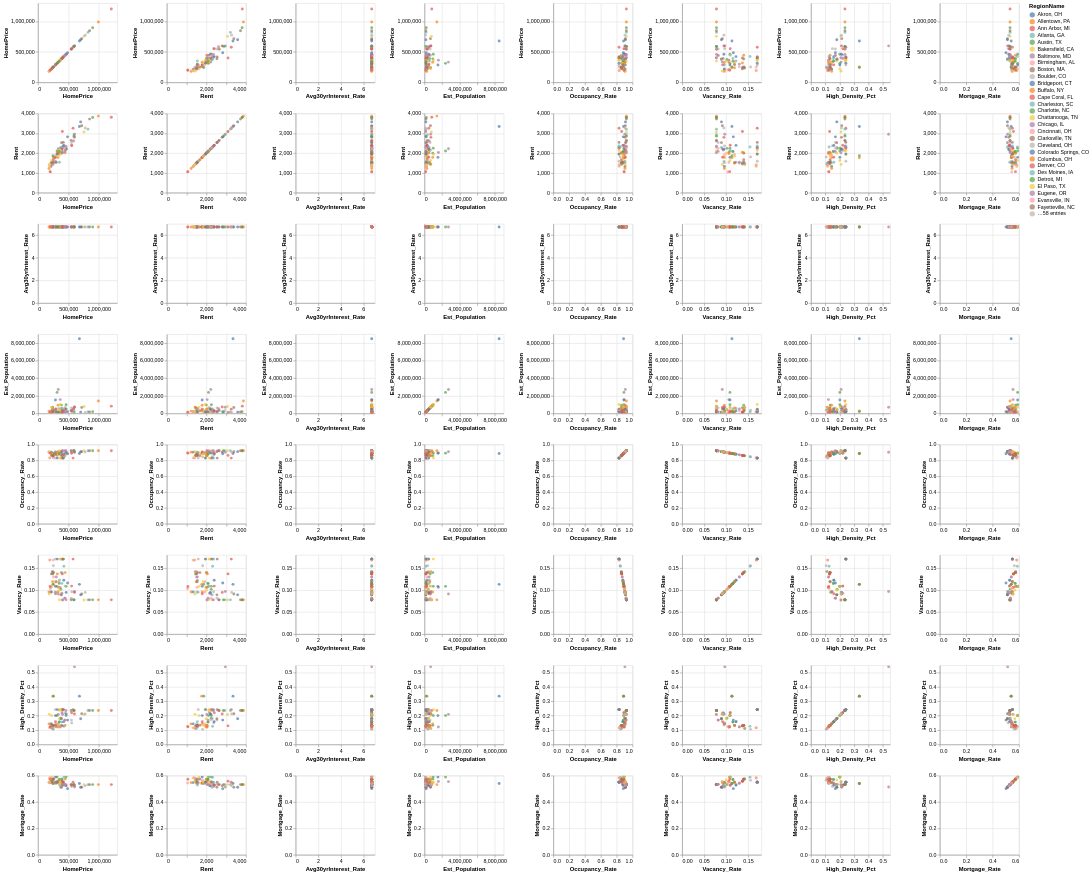

The cell this chart's notebook holds for it:
### Code cell
#Create dataframe containing average for each city across time
city_avg = combined_df.groupby('RegionName').mean(numeric_only=True).reset_index()
#Dataframes for each year
combined_2020 = combined_df[combined_df['Year'] == 2020].copy()
combined_2024 = combined_df[combined_df['Year'] == 2024].copy()
print(combined_2024.head())
#Scatter plot matrix to graph the correlation between variables in combined_df
alt.Chart(combined_2024).mark_circle().encode(
    alt.X(alt.repeat("column"), type='quantitative'),
    alt.Y(alt.repeat("row"), type='quantitative'),
    color='RegionName:N'
).properties(
    width=150,
    height=150
).repeat(
    row=['HomePrice','Rent','Avg30yrInterest_Rate','Est_Population','Occupancy_Rate','Vacancy_Rate','High_Density_Pct','Mortgage_Rate'],
    column=['HomePrice','Rent','Avg30yrInterest_Rate','Est_Population','Occupancy_Rate','Vacancy_Rate','High_Density_Pct','Mortgage_Rate']
).interactive()

### Figure 1 — Vega-Lite specification as saved in the notebook (floating-point values rounded to 4 significant figures)
{"config": {"view": {"continuousWidth": 300, "continuousHeight": 300}}, "repeat": {"column": ["HomePrice", "Rent", "Avg30yrInterest_Rate", "Est_Population", "Occupancy_Rate", "Vacancy_Rate", "High_Density_Pct", "Mortgage_Rate"], "row": ["HomePrice", "Rent", "Avg30yrInterest_Rate", "Est_Population", "Occupancy_Rate", "Vacancy_Rate", "High_Density_Pct", "Mortgage_Rate"]}, "spec": {"data": {"name": "data-af772bf95f946cce9b826d116e6fed05"}, "mark": {"type": "circle"}, "encoding": {"color": {"field": "RegionName", "type": "nominal"}, "x": {"field": {"repeat": "column"}, "type": "quantitative"}, "y": {"field": {"repeat": "row"}, "type": "quantitative"}}, "height": 150, "name": "view_11", "width": 150}, "params": [{"name": "param_11", "select": {"type": "interval", "encodings": ["x", "y"]}, "bind": "scales", "views": ["view_11_child__row_HomePricecolumn_HomePrice", "view_11_child__row_HomePricecolumn_Rent", "view_11_child__row_HomePricecolumn_Avg30yrInterest_Rate", "view_11_child__row_HomePricecolumn_Est_Population", "view_11_child__row_HomePricecolumn_Occupancy_Rate", "view_11_child__row_HomePricecolumn_Vacancy_Rate", "view_11_child__row_HomePricecolumn_High_Density_Pct", "view_11_child__row_HomePricecolumn_Mortgage_Rate", "view_11_child__row_Rentcolumn_HomePrice", "view_11_child__row_Rentcolumn_Rent", "view_11_child__row_Rentcolumn_Avg30yrInterest_Rate", "view_11_child__row_Rentcolumn_Est_Population", "view_11_child__row_Rentcolumn_Occupancy_Rate", "view_11_child__row_Rentcolumn_Vacancy_Rate", "view_11_child__row_Rentcolumn_High_Density_Pct", "view_11_child__row_Rentcolumn_Mortgage_Rate", "view_11_child__row_Avg30yrInterest_Ratecolumn_HomePrice", "view_11_child__row_Avg30yrInterest_Ratecolumn_Rent", "view_11_child__row_Avg30yrInterest_Ratecolumn_Avg30yrInterest_Rate", "view_11_child__row_Avg30yrInterest_Ratecolumn_Est_Population", "view_11_child__row_Avg30yrInterest_Ratecolumn_Occupancy_Rate", "view_11_child__row_Avg30yrInterest_Ratecolumn_Vacancy_Rate", "view_11_child__row_Avg30yrInterest_Ratecolumn_High_Density_Pct", "view_11_child__row_Avg30yrInterest_Ratecolumn_Mortgage_Rate", "view_11_child__row_Est_Populationcolumn_HomePrice", "view_11_child__row_Est_Populationcolumn_Rent", "view_11_child__row_Est_Populationcolumn_Avg30yrInterest_Rate", "view_11_child__row_Est_Populationcolumn_Est_Population", "view_11_child__row_Est_Populationcolumn_Occupancy_Rate", "view_11_child__row_Est_Populationcolumn_Vacancy_Rate", "view_11_child__row_Est_Populationcolumn_High_Density_Pct", "view_11_child__row_Est_Populationcolumn_Mortgage_Rate", "view_11_child__row_Occupancy_Ratecolumn_HomePrice", "view_11_child__row_Occupancy_Ratecolumn_Rent", "view_11_child__row_Occupancy_Ratecolumn_Avg30yrInterest_Rate", "view_11_child__row_Occupancy_Ratecolumn_Est_Population", "view_11_child__row_Occupancy_Ratecolumn_Occupancy_Rate", "view_11_child__row_Occupancy_Ratecolumn_Vacancy_Rate", "view_11_child__row_Occupancy_Ratecolumn_High_Density_Pct", "view_11_child__row_Occupancy_Ratecolumn_Mortgage_Rate", "view_11_child__row_Vacancy_Ratecolumn_HomePrice", "view_11_child__row_Vacancy_Ratecolumn_Rent", "view_11_child__row_Vacancy_Ratecolumn_Avg30yrInterest_Rate", "view_11_child__row_Vacancy_Ratecolumn_Est_Population", "view_11_child__row_Vacancy_Ratecolumn_Occupancy_Rate", "view_11_child__row_Vacancy_Ratecolumn_Vacancy_Rate", "view_11_child__row_Vacancy_Ratecolumn_High_Density_Pct", "view_11_child__row_Vacancy_Ratecolumn_Mortgage_Rate", "view_11_child__row_High_Density_Pctcolumn_HomePrice", "view_11_child__row_High_Density_Pctcolumn_Rent", "view_11_child__row_High_Density_Pctcolumn_Avg30yrInterest_Rate", "view_11_child__row_High_Density_Pctcolumn_Est_Population", "view_11_child__row_High_Density_Pctcolumn_Occupancy_Rate", "view_11_child__row_High_Density_Pctcolumn_Vacancy_Rate", "view_11_child__row_High_Density_Pctcolumn_High_Density_Pct", "view_11_child__row_High_Density_Pctcolumn_Mortgage_Rate", "view_11_child__row_Mortgage_Ratecolumn_HomePrice", "view_11_child__row_Mortgage_Ratecolumn_Rent", "view_11_child__row_Mortgage_Ratecolumn_Avg30yrInterest_Rate", "view_11_child__row_Mortgage_Ratecolumn_Est_Population", "view_11_child__row_Mortgage_Ratecolumn_Occupancy_Rate", "view_11_child__row_Mortgage_Ratecolumn_Vacancy_Rate", "view_11_child__row_Mortgage_Ratecolumn_High_Density_Pct", "view_11_child__row_Mortgage_Ratecolumn_Mortgage_Rate"]}], "$schema": "https://vega.github.io/schema/vega-lite/v5.20.1.json", "datasets": {"data-af772bf95f946cce9b826d116e6fed05": [{"RegionName": "New York, NY", "City": "New York", "State_Abbrev": "NY", "State": "New York", "Year": 2024, "HomePrice": 679600.0, "Rent": 3341.0, "Avg30yrInterest_Rate": 6.721, "Est_Population": 8478072, "Occupancy_Rate": 0.8869, "Vacancy_Rate": 0.1131, "High_Density_Pct": 0.3357, "Mortgage_Rate": 0.5402}, {"RegionName": "Chicago, IL", "City": "Chicago", "State_Abbrev": "IL", "State": "Illinois", "Year": 2024, "HomePrice": 332400.0, "Rent": 2220.0, "Avg30yrInterest_Rate": 6.721, "Est_Population": 2721308, "Occupancy_Rate": 0.9089, "Vacancy_Rate": 0.09106, "High_Density_Pct": 0.2092, "Mortgage_Rate": 0.5543}, {"RegionName": "Houston, TX", "City": "Houston", "State_Abbrev": "TX", "State": "Texas", "Year": 2024, "HomePrice": 312500.0, "Rent": 2106.0, "Avg30yrInterest_Rate": 6.721, "Est_Population": 2390125, "Occupancy_Rate": 0.8914, "Vacancy_Rate": 0.1086, "High_Density_Pct": 0.2004, "Mortgage_Rate": 0.5893}, {"RegionName": "Washington, DC", "City": "Washington", "State_Abbrev": "DC", "State": "District of Columbia", "Year": 2024, "HomePrice": 598900.0, "Rent": 2953.0, "Avg30yrInterest_Rate": 6.721, "Est_Population": 702250, "Occupancy_Rate": 0.9032, "Vacancy_Rate": 0.09676, "High_Density_Pct": 0.539, "Mortgage_Rate": 0.5137}, {"RegionName": "Philadelphia, PA", "City": "Philadelphia", "State_Abbrev": "PA", "State": "Pennsylvania", "Year": 2024, "HomePrice": 364700.0, "Rent": 2034.0, "Avg30yrInterest_Rate": 6.721, "Est_Population": 1573916, "Occupancy_Rate": 0.8938, "Vacancy_Rate": 0.1062, "High_Density_Pct": 0.1211, "Mortgage_Rate": 0.555}, {"RegionName": "Miami, FL", "City": "Miami", "State_Abbrev": "FL", "State": "Florida", "Year": 2024, "HomePrice": 575400.0, "Rent": 3254.0, "Avg30yrInterest_Rate": 6.721, "Est_Population": 487014, "Occupancy_Rate": 0.8294, "Vacancy_Rate": 0.1706, "High_Density_Pct": 0.2422, "Mortgage_Rate": 0.5497}, {"RegionName": "Atlanta, GA", "City": "Atlanta", "State_Abbrev": "GA", "State": "Georgia", "Year": 2024, "HomePrice": 392400.0, "Rent": 2080.0, "Avg30yrInterest_Rate": 6.721, "Est_Population": 520070, "Occupancy_Rate": 0.8847, "Vacancy_Rate": 0.1153, "High_Density_Pct": 0.1555, "Mortgage_Rate": 0.5706}, {"RegionName": "Boston, MA", "City": "Boston", "State_Abbrev": "MA", "State": "Massachusetts", "Year": 2024, "HomePrice": 717900.0, "Rent": 3384.0, "Avg30yrInterest_Rate": 6.721, "Est_Population": 673458, "Occupancy_Rate": 0.9087, "Vacancy_Rate": 0.09132, "High_Density_Pct": 0.2132, "Mortgage_Rate": 0.5124}, {"RegionName": "San Francisco, CA", "City": "San Francisco", "State_Abbrev": "CA", "State": "California", "Year": 2024, "HomePrice": 1203000.0, "Rent": 3810.0, "Avg30yrInterest_Rate": 6.721, "Est_Population": 827526, "Occupancy_Rate": 0.922, "Vacancy_Rate": 0.07796, "High_Density_Pct": 0.2357, "Mortgage_Rate": 0.5319}, {"RegionName": "Riverside, CA", "City": "Riverside", "State_Abbrev": "CA", "State": "California", "Year": 2024, "HomePrice": 591000.0, "Rent": 2928.0, "Avg30yrInterest_Rate": 6.721, "Est_Population": 323757, "Occupancy_Rate": 0.922, "Vacancy_Rate": 0.07796, "High_Density_Pct": 0.2357, "Mortgage_Rate": 0.5319}, {"RegionName": "Detroit, MI", "City": "Detroit", "State_Abbrev": "MI", "State": "Michigan", "Year": 2024, "HomePrice": 240300.0, "Rent": 1451.0, "Avg30yrInterest_Rate": 6.721, "Est_Population": 645705, "Occupancy_Rate": 0.8631, "Vacancy_Rate": 0.1369, "High_Density_Pct": 0.1293, "Mortgage_Rate": 0.5581}, {"RegionName": "Seattle, WA", "City": "Seattle", "State_Abbrev": "WA", "State": "Washington", "Year": 2024, "HomePrice": 755300.0, "Rent": 3064.0, "Avg30yrInterest_Rate": 6.721, "Est_Population": 780995, "Occupancy_Rate": 0.9224, "Vacancy_Rate": 0.07757, "High_Density_Pct": 0.208, "Mortgage_Rate": 0.532}, {"RegionName": "Minneapolis, MN", "City": "Minneapolis", "State_Abbrev": "MN", "State": "Minnesota", "Year": 2024, "HomePrice": 374900.0, "Rent": 2240.0, "Avg30yrInterest_Rate": 6.721, "Est_Population": 428579, "Occupancy_Rate": 0.8983, "Vacancy_Rate": 0.1017, "High_Density_Pct": 0.1817, "Mortgage_Rate": 0.5324}, {"RegionName": "San Diego, CA", "City": "San Diego", "State_Abbrev": "CA", "State": "California", "Year": 2024, "HomePrice": 990700.0, "Rent": 3869.0, "Avg30yrInterest_Rate": 6.721, "Est_Population": 1404452, "Occupancy_Rate": 0.922, "Vacancy_Rate": 0.07796, "High_Density_Pct": 0.2357, "Mortgage_Rate": 0.5319}, {"RegionName": "Tampa, FL", "City": "Tampa", "State_Abbrev": "FL", "State": "Florida", "Year": 2024, "HomePrice": 393700.0, "Rent": 2301.0, "Avg30yrInterest_Rate": 6.721, "Est_Population": 414547, "Occupancy_Rate": 0.8294, "Vacancy_Rate": 0.1706, "High_Density_Pct": 0.2422, "Mortgage_Rate": 0.5497}, {"RegionName": "Denver, CO", "City": "Denver", "State_Abbrev": "CO", "State": "Colorado", "Year": 2024, "HomePrice": 598200.0, "Rent": 2796.0, "Avg30yrInterest_Rate": 6.721, "Est_Population": 729019, "Occupancy_Rate": 0.9052, "Vacancy_Rate": 0.09485, "High_Density_Pct": 0.2115, "Mortgage_Rate": 0.5227}, {"RegionName": "Baltimore, MD", "City": "Baltimore", "State_Abbrev": "MD", "State": "Maryland", "Year": 2024, "HomePrice": 392300.0, "Rent": 2158.0, "Avg30yrInterest_Rate": 6.721, "Est_Population": 568271, "Occupancy_Rate": 0.9068, "Vacancy_Rate": 0.09315, "High_Density_Pct": 0.2203, "Mortgage_Rate": 0.5259}, {"RegionName": "St. Louis, MO", "City": "St. Louis", "State_Abbrev": "MO", "State": "Missouri", "Year": 2024, "HomePrice": 255700.0, "Rent": 1487.0, "Avg30yrInterest_Rate": 6.721, "Est_Population": 279695, "Occupancy_Rate": 0.8701, "Vacancy_Rate": 0.1299, "High_Density_Pct": 0.1221, "Mortgage_Rate": 0.5419}, {"RegionName": "Orlando, FL", "City": "Orlando", "State_Abbrev": "FL", "State": "Florida", "Year": 2024, "HomePrice": 416200.0, "Rent": 2357.0, "Avg30yrInterest_Rate": 6.721, "Est_Population": 334854, "Occupancy_Rate": 0.8294, "Vacancy_Rate": 0.1706, "High_Density_Pct": 0.2422, "Mortgage_Rate": 0.5497}, {"RegionName": "Charlotte, NC", "City": "Charlotte", "State_Abbrev": "NC", "State": "North Carolina", "Year": 2024, "HomePrice": 384200.0, "Rent": 1997.0, "Avg30yrInterest_Rate": 6.721, "Est_Population": 943476, "Occupancy_Rate": 0.8601, "Vacancy_Rate": 0.1399, "High_Density_Pct": 0.1327, "Mortgage_Rate": 0.5733}, {"RegionName": "San Antonio, TX", "City": "San Antonio", "State_Abbrev": "TX", "State": "Texas", "Year": 2024, "HomePrice": 286200.0, "Rent": 1786.0, "Avg30yrInterest_Rate": 6.721, "Est_Population": 1526656, "Occupancy_Rate": 0.8914, "Vacancy_Rate": 0.1086, "High_Density_Pct": 0.2004, "Mortgage_Rate": 0.5893}, {"RegionName": "Portland, OR", "City": "Portland", "State_Abbrev": "OR", "State": "Oregon", "Year": 2024, "HomePrice": 548500.0, "Rent": 2530.0, "Avg30yrInterest_Rate": 6.721, "Est_Population": 635749, "Occupancy_Rate": 0.9182, "Vacancy_Rate": 0.08177, "High_Density_Pct": 0.1692, "Mortgage_Rate": 0.5341}, {"RegionName": "Sacramento, CA", "City": "Sacramento", "State_Abbrev": "CA", "State": "California", "Year": 2024, "HomePrice": 584300.0, "Rent": 2614.0, "Avg30yrInterest_Rate": 6.721, "Est_Population": 535798, "Occupancy_Rate": 0.922, "Vacancy_Rate": 0.07796, "High_Density_Pct": 0.2357, "Mortgage_Rate": 0.5319}, {"RegionName": "Pittsburgh, PA", "City": "Pittsburgh", "State_Abbrev": "PA", "State": "Pennsylvania", "Year": 2024, "HomePrice": 214100.0, "Rent": 1526.0, "Avg30yrInterest_Rate": 6.721, "Est_Population": 307668, "Occupancy_Rate": 0.8938, "Vacancy_Rate": 0.1062, "High_Density_Pct": 0.1211, "Mortgage_Rate": 0.555}, {"RegionName": "Cincinnati, OH", "City": "Cincinnati", "State_Abbrev": "OH", "State": "Ohio", "Year": 2024, "HomePrice": 290700.0, "Rent": 1911.0, "Avg30yrInterest_Rate": 6.721, "Est_Population": 314915, "Occupancy_Rate": 0.9042, "Vacancy_Rate": 0.09581, "High_Density_Pct": 0.1432, "Mortgage_Rate": 0.547}, {"RegionName": "Austin, TX", "City": "Austin", "State_Abbrev": "TX", "State": "Texas", "Year": 2024, "HomePrice": 461200.0, "Rent": 2250.0, "Avg30yrInterest_Rate": 6.721, "Est_Population": 993588, "Occupancy_Rate": 0.8914, "Vacancy_Rate": 0.1086, "High_Density_Pct": 0.2004, "Mortgage_Rate": 0.5893}, {"RegionName": "Las Vegas, NV", "City": "Las Vegas", "State_Abbrev": "NV", "State": "Nevada", "Year": 2024, "HomePrice": 444200.0, "Rent": 2149.0, "Avg30yrInterest_Rate": 6.721, "Est_Population": 678922, "Occupancy_Rate": 0.8908, "Vacancy_Rate": 0.1092, "High_Density_Pct": 0.2206, "Mortgage_Rate": 0.5272}, {"RegionName": "Kansas City, MO", "City": "Kansas City", "State_Abbrev": "MO", "State": "Missouri", "Year": 2024, "HomePrice": 300100.0, "Rent": 1542.0, "Avg30yrInterest_Rate": 6.721, "Est_Population": 516032, "Occupancy_Rate": 0.8701, "Vacancy_Rate": 0.1299, "High_Density_Pct": 0.1221, "Mortgage_Rate": 0.5419}, {"RegionName": "Columbus, OH", "City": "Columbus", "State_Abbrev": "OH", "State": "Ohio", "Year": 2024, "HomePrice": 329400.0, "Rent": 1783.0, "Avg30yrInterest_Rate": 6.721, "Est_Population": 933263, "Occupancy_Rate": 0.9042, "Vacancy_Rate": 0.09581, "High_Density_Pct": 0.1432, "Mortgage_Rate": 0.547}, {"RegionName": "Cleveland, OH", "City": "Cleveland", "State_Abbrev": "OH", "State": "Ohio", "Year": 2024, "HomePrice": 226400.0, "Rent": 1508.0, "Avg30yrInterest_Rate": 6.721, "Est_Population": 365379, "Occupancy_Rate": 0.9042, "Vacancy_Rate": 0.09581, "High_Density_Pct": 0.1432, "Mortgage_Rate": 0.547}, {"RegionName": "Virginia Beach, VA", "City": "Virginia Beach", "State_Abbrev": "VA", "State": "Virginia", "Year": 2024, "HomePrice": 351300.0, "Rent": 1992.0, "Avg30yrInterest_Rate": 6.721, "Est_Population": 454808, "Occupancy_Rate": 0.9, "Vacancy_Rate": 0.09997, "High_Density_Pct": 0.179, "Mortgage_Rate": 0.5677}, {"RegionName": "Providence, RI", "City": "Providence", "State_Abbrev": "RI", "State": "Rhode Island", "Year": 2024, "HomePrice": 485000.0, "Rent": 2823.0, "Avg30yrInterest_Rate": 6.721, "Est_Population": 194706, "Occupancy_Rate": 0.8837, "Vacancy_Rate": 0.1163, "High_Density_Pct": 0.1695, "Mortgage_Rate": 0.5013}, {"RegionName": "Jacksonville, FL", "City": "Jacksonville", "State_Abbrev": "FL", "State": "Florida", "Year": 2024, "HomePrice": 365000.0, "Rent": 1936.0, "Avg30yrInterest_Rate": 6.721, "Est_Population": 1009833, "Occupancy_Rate": 0.8294, "Vacancy_Rate": 0.1706, "High_Density_Pct": 0.2422, "Mortgage_Rate": 0.5497}, {"RegionName": "Milwaukee, WI", "City": "Milwaukee", "State_Abbrev": "WI", "State": "Wisconsin", "Year": 2024, "HomePrice": 351700.0, "Rent": 1541.0, "Avg30yrInterest_Rate": 6.721, "Est_Population": 563531, "Occupancy_Rate": 0.8776, "Vacancy_Rate": 0.1224, "High_Density_Pct": 0.1585, "Mortgage_Rate": 0.5295}, {"RegionName": "Oklahoma City, OK", "City": "Oklahoma City", "State_Abbrev": "OK", "State": "Oklahoma", "Year": 2024, "HomePrice": 235900.0, "Rent": 1430.0, "Avg30yrInterest_Rate": 6.721, "Est_Population": 712919, "Occupancy_Rate": 0.8579, "Vacancy_Rate": 0.1421, "High_Density_Pct": 0.111, "Mortgage_Rate": 0.5745}, {"RegionName": "Raleigh, NC", "City": "Raleigh", "State_Abbrev": "NC", "State": "North Carolina", "Year": 2024, "HomePrice": 444600.0, "Rent": 2014.0, "Avg30yrInterest_Rate": 6.721, "Est_Population": 499825, "Occupancy_Rate": 0.8601, "Vacancy_Rate": 0.1399, "High_Density_Pct": 0.1327, "Mortgage_Rate": 0.5733}, {"RegionName": "Memphis, TN", "City": "Memphis", "State_Abbrev": "TN", "State": "Tennessee", "Year": 2024, "HomePrice": 238600.0, "Rent": 1483.0, "Avg30yrInterest_Rate": 6.721, "Est_Population": 610919, "Occupancy_Rate": 0.881, "Vacancy_Rate": 0.119, "High_Density_Pct": 0.1325, "Mortgage_Rate": 0.5496}, {"RegionName": "New Orleans, LA", "City": "New Orleans", "State_Abbrev": "LA", "State": "Louisiana", "Year": 2024, "HomePrice": 251600.0, "Rent": 1807.0, "Avg30yrInterest_Rate": 6.721, "Est_Population": 362701, "Occupancy_Rate": 0.8445, "Vacancy_Rate": 0.1555, "High_Density_Pct": 0.1052, "Mortgage_Rate": 0.5643}, {"RegionName": "Salt Lake City, UT", "City": "Salt Lake City", "State_Abbrev": "UT", "State": "Utah", "Year": 2024, "HomePrice": 553100.0, "Rent": 2363.0, "Avg30yrInterest_Rate": 6.721, "Est_Population": 217783, "Occupancy_Rate": 0.9036, "Vacancy_Rate": 0.09639, "High_Density_Pct": 0.1487, "Mortgage_Rate": 0.5173}, {"RegionName": "Hartford, CT", "City": "Hartford", "State_Abbrev": "CT", "State": "Connecticut", "Year": 2024, "HomePrice": 371500.0, "Rent": 2290.0, "Avg30yrInterest_Rate": 6.721, "Est_Population": 122129, "Occupancy_Rate": 0.9108, "Vacancy_Rate": 0.08925, "High_Density_Pct": 0.1791, "Mortgage_Rate": 0.512}, {"RegionName": "Buffalo, NY", "City": "Buffalo", "State_Abbrev": "NY", "State": "New York", "Year": 2024, "HomePrice": 255100.0, "Rent": 1761.0, "Avg30yrInterest_Rate": 6.721, "Est_Population": 276617, "Occupancy_Rate": 0.8869, "Vacancy_Rate": 0.1131, "High_Density_Pct": 0.3357, "Mortgage_Rate": 0.5402}, {"RegionName": "Birmingham, AL", "City": "Birmingham", "State_Abbrev": "AL", "State": "Alabama", "Year": 2024, "HomePrice": 249500.0, "Rent": 1413.0, "Avg30yrInterest_Rate": 6.721, "Est_Population": 196357, "Occupancy_Rate": 0.8318, "Vacancy_Rate": 0.1682, "High_Density_Pct": 0.1156, "Mortgage_Rate": 0.583}, {"RegionName": "Rochester, NY", "City": "Rochester", "State_Abbrev": "NY", "State": "New York", "Year": 2024, "HomePrice": 244800.0, "Rent": 1865.0, "Avg30yrInterest_Rate": 6.721, "Est_Population": 207282, "Occupancy_Rate": 0.8869, "Vacancy_Rate": 0.1131, "High_Density_Pct": 0.3357, "Mortgage_Rate": 0.5402}, {"RegionName": "Grand Rapids, MI", "City": "Grand Rapids", "State_Abbrev": "MI", "State": "Michigan", "Year": 2024, "HomePrice": 317200.0, "Rent": 2048.0, "Avg30yrInterest_Rate": 6.721, "Est_Population": 200117, "Occupancy_Rate": 0.8631, "Vacancy_Rate": 0.1369, "High_Density_Pct": 0.1293, "Mortgage_Rate": 0.5581}, {"RegionName": "Tulsa, OK", "City": "Tulsa", "State_Abbrev": "OK", "State": "Oklahoma", "Year": 2024, "HomePrice": 236900.0, "Rent": 1491.0, "Avg30yrInterest_Rate": 6.721, "Est_Population": 415154, "Occupancy_Rate": 0.8579, "Vacancy_Rate": 0.1421, "High_Density_Pct": 0.111, "Mortgage_Rate": 0.5745}, {"RegionName": "Fresno, CA", "City": "Fresno", "State_Abbrev": "CA", "State": "California", "Year": 2024, "HomePrice": 401800.0, "Rent": 2290.0, "Avg30yrInterest_Rate": 6.721, "Est_Population": 550105, "Occupancy_Rate": 0.922, "Vacancy_Rate": 0.07796, "High_Density_Pct": 0.2357, "Mortgage_Rate": 0.5319}, {"RegionName": "Omaha, NE", "City": "Omaha", "State_Abbrev": "NE", "State": "Nebraska", "Year": 2024, "HomePrice": 287500.0, "Rent": 1789.0, "Avg30yrInterest_Rate": 6.721, "Est_Population": 489265, "Occupancy_Rate": 0.9081, "Vacancy_Rate": 0.0919, "High_Density_Pct": 0.1581, "Mortgage_Rate": 0.5454}, {"RegionName": "Bridgeport, CT", "City": "Bridgeport", "State_Abbrev": "CT", "State": "Connecticut", "Year": 2024, "HomePrice": 700000.0, "Rent": 3576.0, "Avg30yrInterest_Rate": 6.721, "Est_Population": 151599, "Occupancy_Rate": 0.9108, "Vacancy_Rate": 0.08925, "High_Density_Pct": 0.1791, "Mortgage_Rate": 0.512}, {"RegionName": "Bakersfield, CA", "City": "Bakersfield", "State_Abbrev": "CA", "State": "California", "Year": 2024, "HomePrice": 351900.0, "Rent": 2121.0, "Avg30yrInterest_Rate": 6.721, "Est_Population": 417468, "Occupancy_Rate": 0.922, "Vacancy_Rate": 0.07796, "High_Density_Pct": 0.2357, "Mortgage_Rate": 0.5319}, {"RegionName": "Knoxville, TN", "City": "Knoxville", "State_Abbrev": "TN", "State": "Tennessee", "Year": 2024, "HomePrice": 344200.0, "Rent": 1929.0, "Avg30yrInterest_Rate": 6.721, "Est_Population": 198722, "Occupancy_Rate": 0.881, "Vacancy_Rate": 0.119, "High_Density_Pct": 0.1325, "Mortgage_Rate": 0.5496}, {"RegionName": "New Haven, CT", "City": "New Haven", "State_Abbrev": "CT", "State": "Connecticut", "Year": 2024, "HomePrice": 386200.0, "Rent": 2528.0, "Avg30yrInterest_Rate": 6.721, "Est_Population": 137562, "Occupancy_Rate": 0.9108, "Vacancy_Rate": 0.08925, "High_Density_Pct": 0.1791, "Mortgage_Rate": 0.512}, {"RegionName": "El Paso, TX", "City": "El Paso", "State_Abbrev": "TX", "State": "Texas", "Year": 2024, "HomePrice": 222100.0, "Rent": 1629.0, "Avg30yrInterest_Rate": 6.721, "Est_Population": 681723, "Occupancy_Rate": 0.8914, "Vacancy_Rate": 0.1086, "High_Density_Pct": 0.2004, "Mortgage_Rate": 0.5893}, {"RegionName": "Allentown, PA", "City": "Allentown", "State_Abbrev": "PA", "State": "Pennsylvania", "Year": 2024, "HomePrice": 334000.0, "Rent": 1978.0, "Avg30yrInterest_Rate": 6.721, "Est_Population": 127138, "Occupancy_Rate": 0.8938, "Vacancy_Rate": 0.1062, "High_Density_Pct": 0.1211, "Mortgage_Rate": 0.555}, {"RegionName": "Oxnard, CA", "City": "Oxnard", "State_Abbrev": "CA", "State": "California", "Year": 2024, "HomePrice": 897500.0, "Rent": 3802.0, "Avg30yrInterest_Rate": 6.721, "Est_Population": 200616, "Occupancy_Rate": 0.922, "Vacancy_Rate": 0.07796, "High_Density_Pct": 0.2357, "Mortgage_Rate": 0.5319}, {"RegionName": "Charleston, SC", "City": "Charleston", "State_Abbrev": "SC", "State": "South Carolina", "Year": 2024, "HomePrice": 424900.0, "Rent": 2309.0, "Avg30yrInterest_Rate": 6.721, "Est_Population": 157665, "Occupancy_Rate": 0.8458, "Vacancy_Rate": 0.1542, "High_Density_Pct": 0.1257, "Mortgage_Rate": 0.5874}, {"RegionName": "Greensboro, NC", "City": "Greensboro", "State_Abbrev": "NC", "State": "North Carolina", "Year": 2024, "HomePrice": 254500.0, "Rent": 1670.0, "Avg30yrInterest_Rate": 6.721, "Est_Population": 307381, "Occupancy_Rate": 0.8601, "Vacancy_Rate": 0.1399, "High_Density_Pct": 0.1327, "Mortgage_Rate": 0.5733}, {"RegionName": "Stockton, CA", "City": "Stockton", "State_Abbrev": "CA", "State": "California", "Year": 2024, "HomePrice": 543900.0, "Rent": 2645.0, "Avg30yrInterest_Rate": 6.721, "Est_Population": 324975, "Occupancy_Rate": 0.922, "Vacancy_Rate": 0.07796, "High_Density_Pct": 0.2357, "Mortgage_Rate": 0.5319}, {"RegionName": "Cape Coral, FL", "City": "Cape Coral", "State_Abbrev": "FL", "State": "Florida", "Year": 2024, "HomePrice": 400700.0, "Rent": 2228.0, "Avg30yrInterest_Rate": 6.721, "Est_Population": 233025, "Occupancy_Rate": 0.8294, "Vacancy_Rate": 0.1706, "High_Density_Pct": 0.2422, "Mortgage_Rate": 0.5497}, {"RegionName": "Colorado Springs, CO", "City": "Colorado Springs", "State_Abbrev": "CO", "State": "Colorado", "Year": 2024, "HomePrice": 462400.0, "Rent": 2198.0, "Avg30yrInterest_Rate": 6.721, "Est_Population": 493554, "Occupancy_Rate": 0.9052, "Vacancy_Rate": 0.09485, "High_Density_Pct": 0.2115, "Mortgage_Rate": 0.5227}, {"RegionName": "Akron, OH", "City": "Akron", "State_Abbrev": "OH", "State": "Ohio", "Year": 2024, "HomePrice": 213100.0, "Rent": 1328.0, "Avg30yrInterest_Rate": 6.721, "Est_Population": 189664, "Occupancy_Rate": 0.9042, "Vacancy_Rate": 0.09581, "High_Density_Pct": 0.1432, "Mortgage_Rate": 0.547}, {"RegionName": "Des Moines, IA", "City": "Des Moines", "State_Abbrev": "IA", "State": "Iowa", "Year": 2024, "HomePrice": 284100.0, "Rent": 1575.0, "Avg30yrInterest_Rate": 6.721, "Est_Population": 213096, "Occupancy_Rate": 0.9049, "Vacancy_Rate": 0.0951, "High_Density_Pct": 0.135, "Mortgage_Rate": 0.543}, {"RegionName": "Madison, WI", "City": "Madison", "State_Abbrev": "WI", "State": "Wisconsin", "Year": 2024, "HomePrice": 422600.0, "Rent": 2390.0, "Avg30yrInterest_Rate": 6.721, "Est_Population": 285300, "Occupancy_Rate": 0.8776, "Vacancy_Rate": 0.1224, "High_Density_Pct": 0.1585, "Mortgage_Rate": 0.5295}, {"RegionName": "Toledo, OH", "City": "Toledo", "State_Abbrev": "OH", "State": "Ohio", "Year": 2024, "HomePrice": 180100.0, "Rent": 1226.0, "Avg30yrInterest_Rate": 6.721, "Est_Population": 265638, "Occupancy_Rate": 0.9042, "Vacancy_Rate": 0.09581, "High_Density_Pct": 0.1432, "Mortgage_Rate": 0.547}, {"RegionName": "Palm Bay, FL", "City": "Palm Bay", "State_Abbrev": "FL", "State": "Florida", "Year": 2024, "HomePrice": 363800.0, "Rent": 2130.0, "Avg30yrInterest_Rate": 6.721, "Est_Population": 142023, "Occupancy_Rate": 0.8294, "Vacancy_Rate": 0.1706, "High_Density_Pct": 0.2422, "Mortgage_Rate": 0.5497}, {"RegionName": "Spokane, WA", "City": "Spokane", "State_Abbrev": "WA", "State": "Washington", "Year": 2024, "HomePrice": 404000.0, "Rent": 2019.0, "Avg30yrInterest_Rate": 6.721, "Est_Population": 230609, "Occupancy_Rate": 0.9224, "Vacancy_Rate": 0.07757, "High_Density_Pct": 0.208, "Mortgage_Rate": 0.532}, {"RegionName": "Chattanooga, TN", "City": "Chattanooga", "State_Abbrev": "TN", "State": "Tennessee", "Year": 2024, "HomePrice": 312400.0, "Rent": 1836.0, "Avg30yrInterest_Rate": 6.721, "Est_Population": 191496, "Occupancy_Rate": 0.881, "Vacancy_Rate": 0.119, "High_Density_Pct": 0.1325, "Mortgage_Rate": 0.5496}, {"RegionName": "Modesto, CA", "City": "Modesto", "State_Abbrev": "CA", "State": "California", "Year": 2024, "HomePrice": 459500.0, "Rent": 2352.0, "Avg30yrInterest_Rate": 6.721, "Est_Population": 220592, "Occupancy_Rate": 0.922, "Vacancy_Rate": 0.07796, "High_Density_Pct": 0.2357, "Mortgage_Rate": 0.5319}, {"RegionName": "Lansing, MI", "City": "Lansing", "State_Abbrev": "MI", "State": "Michigan", "Year": 2024, "HomePrice": 221000.0, "Rent": 1500.0, "Avg30yrInterest_Rate": 6.721, "Est_Population": 114336, "Occupancy_Rate": 0.8631, "Vacancy_Rate": 0.1369, "High_Density_Pct": 0.1293, "Mortgage_Rate": 0.5581}, {"RegionName": "Fayetteville, NC", "City": "Fayetteville", "State_Abbrev": "NC", "State": "North Carolina", "Year": 2024, "HomePrice": 247000.0, "Rent": 1548.0, "Avg30yrInterest_Rate": 6.721, "Est_Population": 209496, "Occupancy_Rate": 0.8601, "Vacancy_Rate": 0.1399, "High_Density_Pct": 0.1327, "Mortgage_Rate": 0.5733}, {"RegionName": "Santa Rosa, CA", "City": "Santa Rosa", "State_Abbrev": "CA", "State": "California", "Year": 2024, "HomePrice": 820000.0, "Rent": 3210.0, "Avg30yrInterest_Rate": 6.721, "Est_Population": 177524, "Occupancy_Rate": 0.922, "Vacancy_Rate": 0.07796, "High_Density_Pct": 0.2357, "Mortgage_Rate": 0.5319}, {"RegionName": "Reno, NV", "City": "Reno", "State_Abbrev": "NV", "State": "Nevada", "Year": 2024, "HomePrice": 551900.0, "Rent": 2396.0, "Avg30yrInterest_Rate": 6.721, "Est_Population": 281714, "Occupancy_Rate": 0.8908, "Vacancy_Rate": 0.1092, "High_Density_Pct": 0.2206, "Mortgage_Rate": 0.5272}, {"RegionName": "Port St. Lucie, FL", "City": "Port St. Lucie", "State_Abbrev": "FL", "State": "Florida", "Year": 2024, "HomePrice": 416000.0, "Rent": 2542.0, "Avg30yrInterest_Rate": 6.721, "Est_Population": 258575, "Occupancy_Rate": 0.8294, "Vacancy_Rate": 0.1706, "High_Density_Pct": 0.2422, "Mortgage_Rate": 0.5497}, {"RegionName": "Vallejo, CA", "City": "Vallejo", "State_Abbrev": "CA", "State": "California", "Year": 2024, "HomePrice": 591600.0, "Rent": 2857.0, "Avg30yrInterest_Rate": 6.721, "Est_Population": 123475, "Occupancy_Rate": 0.922, "Vacancy_Rate": 0.07796, "High_Density_Pct": 0.2357, "Mortgage_Rate": 0.5319}, {"RegionName": "Salinas, CA", "City": "Salinas", "State_Abbrev": "CA", "State": "California", "Year": 2024, "HomePrice": 846300.0, "Rent": 3720.0, "Avg30yrInterest_Rate": 6.721, "Est_Population": 160783, "Occupancy_Rate": 0.922, "Vacancy_Rate": 0.07796, "High_Density_Pct": 0.2357, "Mortgage_Rate": 0.5319}, {"RegionName": "Salem, OR", "City": "Salem", "State_Abbrev": "OR", "State": "Oregon", "Year": 2024, "HomePrice": 439400.0, "Rent": 2239.0, "Avg30yrInterest_Rate": 6.721, "Est_Population": 180406, "Occupancy_Rate": 0.9182, "Vacancy_Rate": 0.08177, "High_Density_Pct": 0.1692, "Mortgage_Rate": 0.5341}, {"RegionName": "Mobile, AL", "City": "Mobile", "State_Abbrev": "AL", "State": "Alabama", "Year": 2024, "HomePrice": 191300.0, "Rent": 1323.0, "Avg30yrInterest_Rate": 6.721, "Est_Population": 201367, "Occupancy_Rate": 0.8318, "Vacancy_Rate": 0.1682, "High_Density_Pct": 0.1156, "Mortgage_Rate": 0.583}, {"RegionName": "Savannah, GA", "City": "Savannah", "State_Abbrev": "GA", "State": "Georgia", "Year": 2024, "HomePrice": 347700.0, "Rent": 2080.0, "Avg30yrInterest_Rate": 6.721, "Est_Population": 148808, "Occupancy_Rate": 0.8847, "Vacancy_Rate": 0.1153, "High_Density_Pct": 0.1555, "Mortgage_Rate": 0.5706}, {"RegionName": "Montgomery, AL", "City": "Montgomery", "State_Abbrev": "AL", "State": "Alabama", "Year": 2024, "HomePrice": 194900.0, "Rent": 1372.0, "Avg30yrInterest_Rate": 6.721, "Est_Population": 195818, "Occupancy_Rate": 0.8318, "Vacancy_Rate": 0.1682, "High_Density_Pct": 0.1156, "Mortgage_Rate": 0.583}, {"RegionName": "Tallahassee, FL", "City": "Tallahassee", "State_Abbrev": "FL", "State": "Florida", "Year": 2024, "HomePrice": 283900.0, "Rent": 1586.0, "Avg30yrInterest_Rate": 6.721, "Est_Population": 205089, "Occupancy_Rate": 0.8294, "Vacancy_Rate": 0.1706, "High_Density_Pct": 0.2422, "Mortgage_Rate": 0.5497}, {"RegionName": "Eugene, OR", "City": "Eugene", "State_Abbrev": "OR", "State": "Oregon", "Year": 2024, "HomePrice": 442200.0, "Rent": 2087.0, "Avg30yrInterest_Rate": 6.721, "Est_Population": 178786, "Occupancy_Rate": 0.9182, "Vacancy_Rate": 0.08177, "High_Density_Pct": 0.1692, "Mortgage_Rate": 0.5341}, {"RegionName": "Ann Arbor, MI", "City": "Ann Arbor", "State_Abbrev": "MI", "State": "Michigan", "Year": 2024, "HomePrice": 399600.0, "Rent": 3091.0, "Avg30yrInterest_Rate": 6.721, "Est_Population": 122925, "Occupancy_Rate": 0.8631, "Vacancy_Rate": 0.1369, "High_Density_Pct": 0.1293, "Mortgage_Rate": 0.5581}, {"RegionName": "Rockford, IL", "City": "Rockford", "State_Abbrev": "IL", "State": "Illinois", "Year": 2024, "HomePrice": 184400.0, "Rent": 1422.0, "Avg30yrInterest_Rate": 6.721, "Est_Population": 147486, "Occupancy_Rate": 0.9089, "Vacancy_Rate": 0.09106, "High_Density_Pct": 0.2092, "Mortgage_Rate": 0.5543}, {"RegionName": "Gainesville, FL", "City": "Gainesville", "State_Abbrev": "FL", "State": "Florida", "Year": 2024, "HomePrice": 315400.0, "Rent": 1953.0, "Avg30yrInterest_Rate": 6.721, "Est_Population": 148720, "Occupancy_Rate": 0.8294, "Vacancy_Rate": 0.1706, "High_Density_Pct": 0.2422, "Mortgage_Rate": 0.5497}, {"RegionName": "Boulder, CO", "City": "Boulder", "State_Abbrev": "CO", "State": "Colorado", "Year": 2024, "HomePrice": 774600.0, "Rent": 3271.0, "Avg30yrInterest_Rate": 6.721, "Est_Population": 106803, "Occupancy_Rate": 0.9052, "Vacancy_Rate": 0.09485, "High_Density_Pct": 0.2115, "Mortgage_Rate": 0.5227}, {"RegionName": "Clarksville, TN", "City": "Clarksville", "State_Abbrev": "TN", "State": "Tennessee", "Year": 2024, "HomePrice": 290200.0, "Rent": 1530.0, "Avg30yrInterest_Rate": 6.721, "Est_Population": 185690, "Occupancy_Rate": 0.881, "Vacancy_Rate": 0.119, "High_Density_Pct": 0.1325, "Mortgage_Rate": 0.5496}, {"RegionName": "Evansville, IN", "City": "Evansville", "State_Abbrev": "IN", "State": "Indiana", "Year": 2024, "HomePrice": 202100.0, "Rent": 1047.0, "Avg30yrInterest_Rate": 6.721, "Est_Population": 115395, "Occupancy_Rate": 0.8964, "Vacancy_Rate": 0.1036, "High_Density_Pct": 0.1257, "Mortgage_Rate": 0.5445}, {"RegionName": "Topeka, KS", "City": "Topeka", "State_Abbrev": "KS", "State": "Kansas", "Year": 2024, "HomePrice": 198700.0, "Rent": 1064.0, "Avg30yrInterest_Rate": 6.721, "Est_Population": 125467, "Occupancy_Rate": 0.8919, "Vacancy_Rate": 0.1081, "High_Density_Pct": 0.1231, "Mortgage_Rate": 0.5729}]}}
